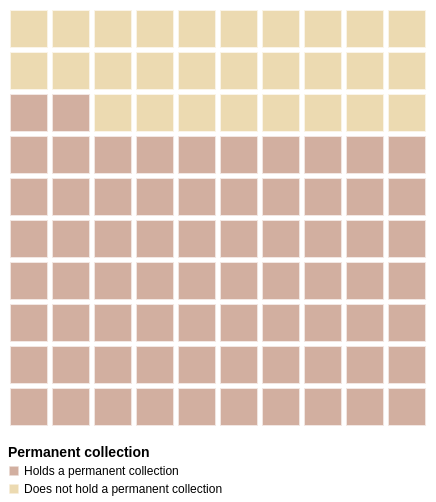

Write a Vega-Lite specification for this figure.
### Vega-Lite specification from a JSON file in a GitHub repository (floating-point values rounded to 4 significant figures)
{"$schema": "https://vega.github.io/schema/vega-lite/v5.json", "width": 420, "height": 420, "data": {"sequence": {"start": 1, "stop": 101, "as": "id"}}, "transform": [{"calculate": "(datum.id - 1) % 10", "as": "column"}, {"calculate": "floor((datum.id - 1) / 10)", "as": "row"}, {"calculate": "datum.id <= 72 ? 'Holds a permanent collection' : 'Does not hold a permanent collection'", "as": "category"}, {"calculate": "datum.id <= 72 ? 72 : 28", "as": "percentage"}], "mark": {"type": "square", "size": 1450, "stroke": "#ffffff", "strokeWidth": 2}, "encoding": {"x": {"field": "column", "type": "ordinal", "axis": null}, "y": {"field": "row", "type": "ordinal", "sort": "descending", "axis": null}, "color": {"field": "category", "type": "nominal", "title": "Permanent collection", "scale": {"domain": ["Holds a permanent collection", "Does not hold a permanent collection"], "range": ["#bf8d78", "#e4ca91"]}, "legend": {"orient": "bottom", "direction": "vertical", "titleFontSize": 14, "labelFontSize": 12, "labelLimit": 300, "offset": 18}}, "tooltip": [{"field": "category", "type": "nominal", "title": "Gallery type"}, {"field": "percentage", "type": "quantitative", "title": "Percentage", "format": ".0f"}]}, "config": {"background": null, "view": {"stroke": null}}}
